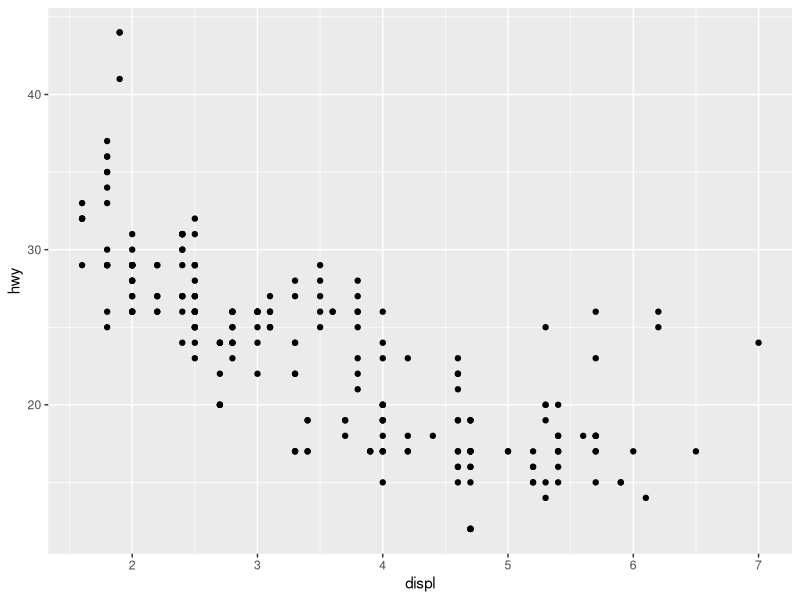
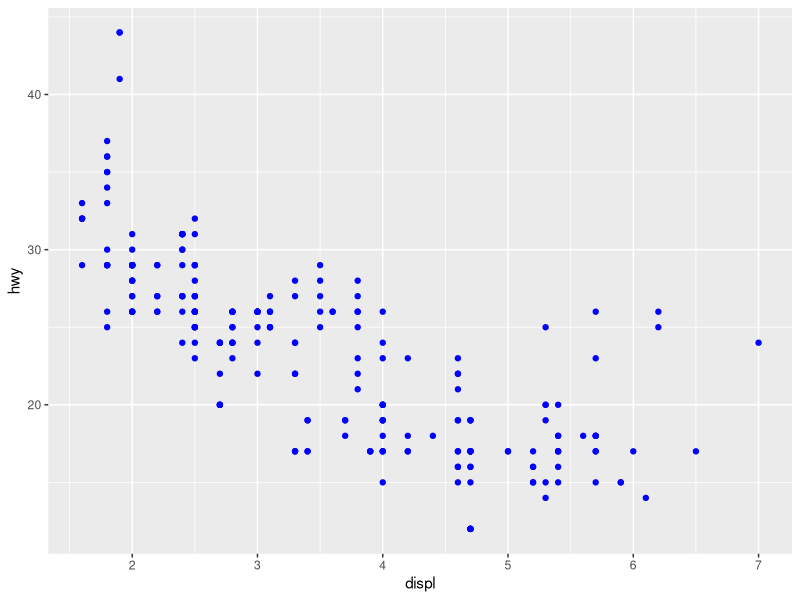
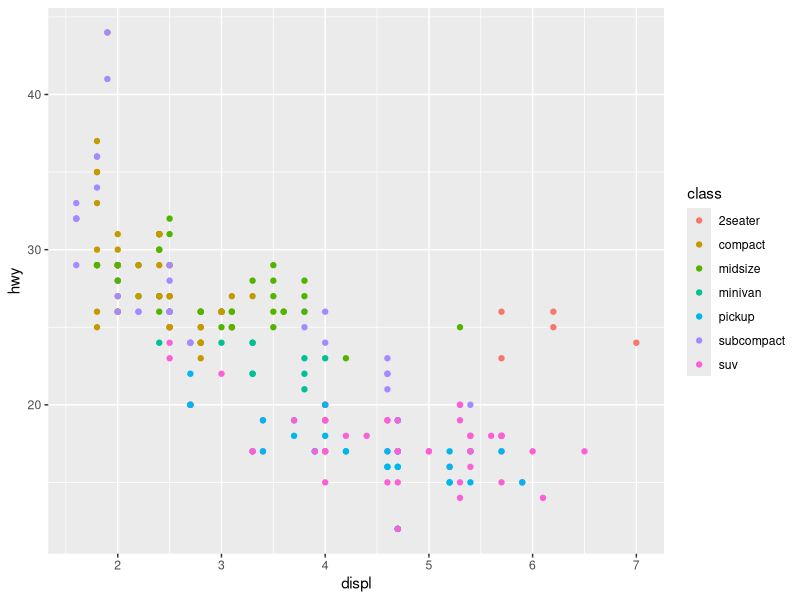

R code for these plots, in order:
## ---- chunk 1
library(tidyverse)
## ---- chunk 2
mpg
## ---- chunk 3
ggplot(data = mpg) +
    geom_point(mapping = aes(x = displ, y = hwy))
## ---- chunk 4
ggplot(data = mpg) +
    geom_point(mapping = aes(x = displ, y = hwy), color = "blue")
ggplot(data = mpg) +
    geom_point(mapping = aes(x = displ, y = hwy, color = class))
